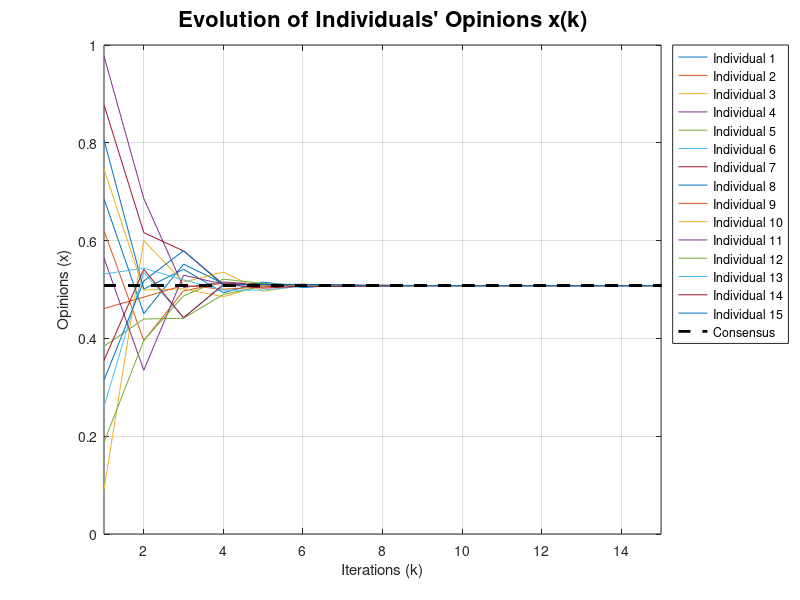

Write MATLAB code to recreate this figure.
%% Initialization 
N = 15;% Number of iterations

% Initial opinions
%x0 = rand(n, 1);
x0 = [0.6853, 0.6203, 0.7467, 0.9773, 0.3839, 0.2602, 0.8775, 0.8061, 0.4611, 0.0910, 0.5643, 0.1874, 0.5317, 0.3550, 0.3148];

A = dlmread('Ad_matrix.txt');
n = size(A,1); % Number of individuals

%% DeGroot Model Simulation
x = zeros(n, N);  
x(:, 1) = x0;     %initial opinions

for k = 2:N
    x(:, k) = A * x(:, k-1);
end

%% Calculate Consensus
[eigenvecs, eigenvals] = eig(A');  
w = eigenvecs(:, 1);  % left eigenvector corresponding to eigenvalue 1

% Normalize w
w = w / sum(w);  
 
consensus = (w' * x(:, 1)) * ones(n, 1);  % Calculate (w^T x_0) 1_n

%% Plot Opinions
figure;
plot(x', 'LineWidth', 0.5);  
hold on;
plot(1:N, consensus * ones(1, N), '--k', 'LineWidth', 2);  % Consensus 
xlabel('Iterations (k)');
ylabel('Opinions (x)');
title('Evolution of Individuals'' Opinions x(k)', 'FontSize', 16);
xlim([1 N]);  
legend([arrayfun(@(x) ['Individual ', num2str(x)], 1:n, 'UniformOutput', false), {'Consensus'}], 'Location','bestoutside');
grid on;
saveas(gcf, 'cons_15_degroot.jpg');